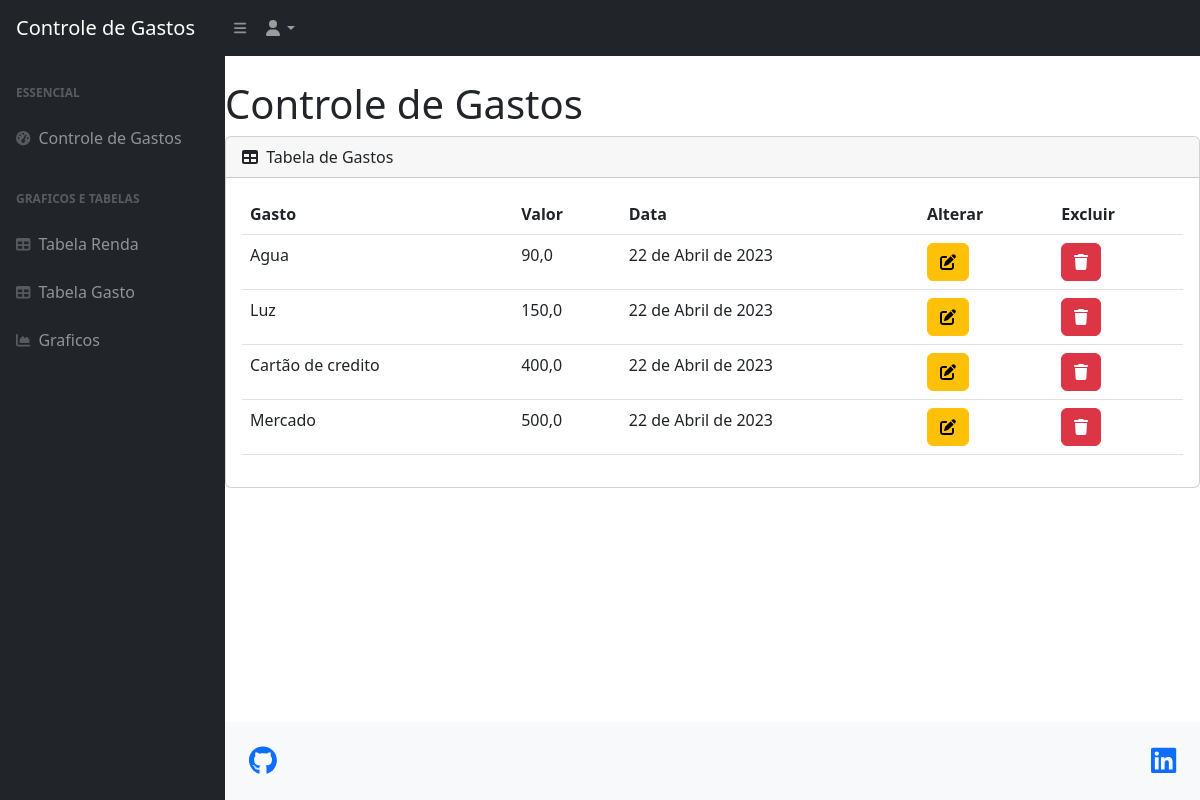
The app's page /tabela_gasto/ (signed in), older data.
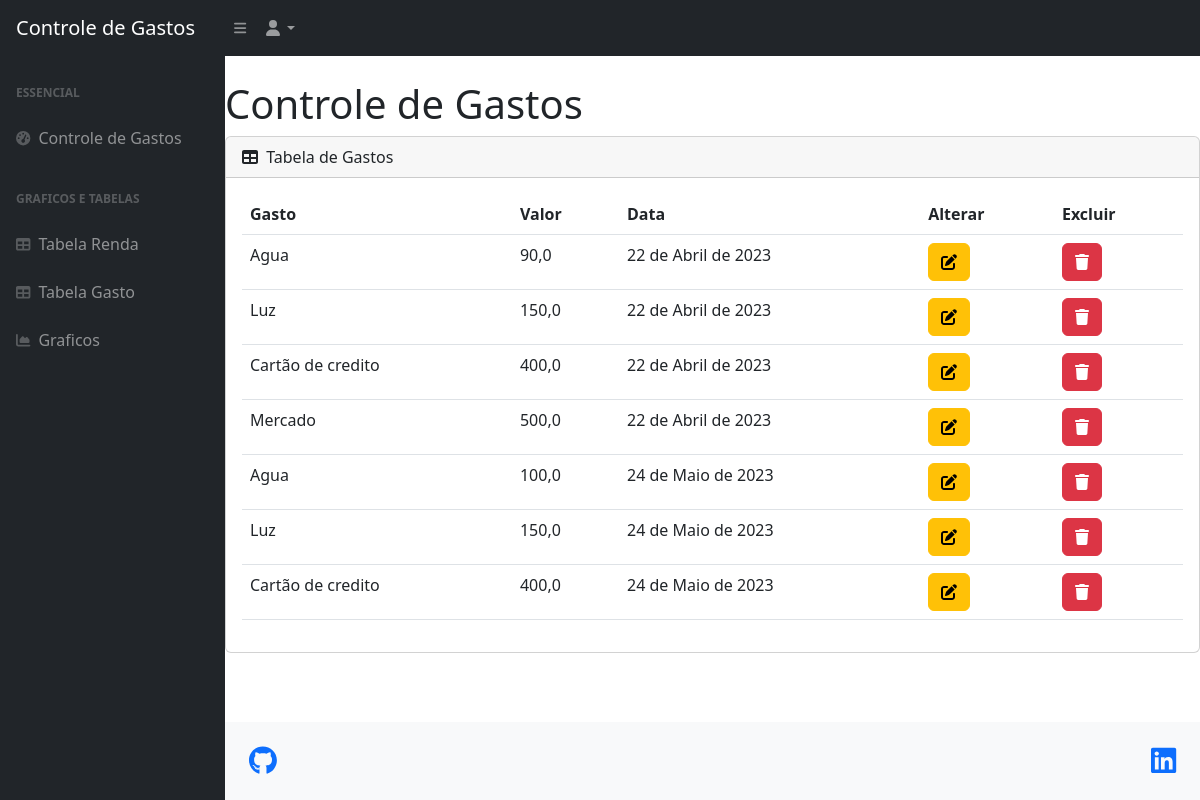
The same page, newer data.
### app_core/models.py (models this page shows, shortened)
class Gastos(models.Model):
    gasto = models.CharField(max_length=80)
    valor = models.FloatField()
    data = models.DateField(default=datetime.today())
    usuario = models.ForeignKey(Usuario, on_delete=models.CASCADE)
    class Meta:
        verbose_name = 'Gasto'
        verbose_name_plural = 'Gastos'

### app_core/views.py (the view)
# urls.py: path('tabela_gasto/', views.tabela_gasto, name='tabela_gasto'),
def tabela_gasto(request):
    gastos = Gastos.objects.filter(usuario=request.session['usuario'])
    return render(request, 'tables/table_gasto.html', {'gastos': gastos})

### app_core/templates/tables/table_gasto.html
{% extends 'base.html' %}
{% block 'class_body' %}class="sb-nav-fixed"{% endblock 'class_body' %}
{% block 'conteudo' %}
        {% include 'menu.html' %}
        <div id="layoutSidenav">
            {% include 'lateral_menu.html' %}
            <div id="layoutSidenav_content">
                <h1 class="mt-4">Controle de Gastos</h1>
                {% include 'tables/tb_gasto.html' %}
                {% include 'footer.html' %}
            </div>
        </div>
{% endblock 'conteudo' %}

### app_core/templates/tables/tb_gasto.html
<div class="card mb-4">
    <div class="card-header">
        <i class="fas fa-table me-1"></i>
        Tabela de Gastos
    </div>
    <div class="card-body">
        <table class="table" id="table-gasto">
            <thead>
                <tr>
                    <th scope="col">Gasto</th>
                    <th scope="col">Valor</th>
                    <th scope="col">Data</th>
                    <th scope="col">Alterar</th>
                    <th scope="col">Excluir</th>
                </tr>
            </thead>
            <tbody>
                {% for gasto in gastos %}
                    <tr>
                        <td> {{ gasto.gasto }} </td>
                        <td> {{ gasto.valor }} </td>
                        <td> {{ gasto.data }} </td>
                        <td><a href="{% url 'ver_gasto' gasto.id %}" class="btn btn-warning"><i class="fa-solid fa-pen-to-square"></i></a></td>
                        <td><a href="{% url 'excluir_gasto' gasto.id %}" class="btn btn-danger"><i class="fa-solid fa-trash"></i></a></td>
                    </tr>
                {% endfor %}
            </tbody>
        </table>
    </div>
</div>

Row changes from the older to the newer data that the page shows:
added Gastos: gasto "Agua", valor "100,0", data "24 de Maio de 2023"
added Gastos: gasto "Luz", valor "150,0", data "24 de Maio de 2023"
added Gastos: gasto "Cartão de credito", valor "400,0", data "24 de Maio de 2023"
